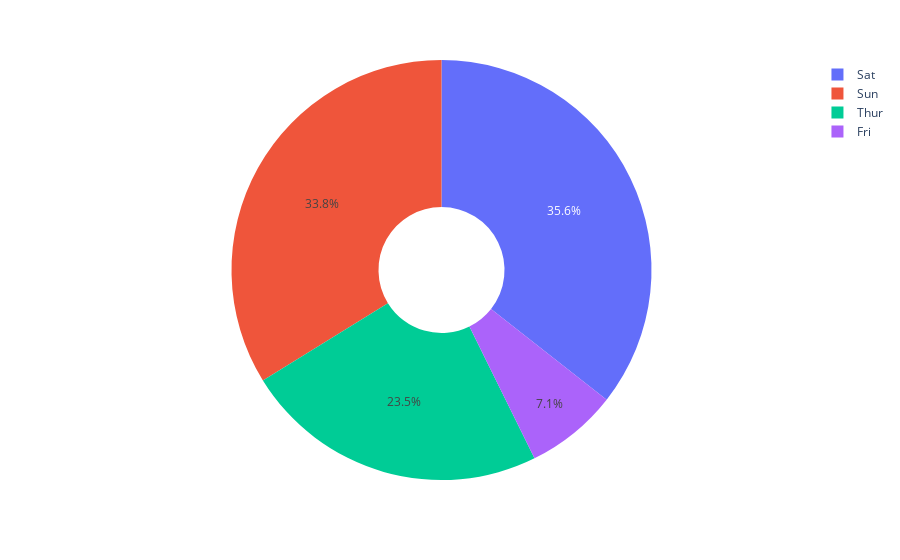

The notebook cell saved with this chart:
### Code cell
import plotly.express as px
# This dataframe has 244 lines, but 4 distinct values for `day`
df = px.data.tips()
fig = px.pie(df, 
             values='tip', 
             names='day',
             hole=.3)
fig.show()

### Figure 1 — Plotly figure (JSON) as saved in the notebook; plotly's stock layout.template omitted (floating-point values rounded to 4 significant figures; data arrays with more than 128 entries replaced by an {"elided": "..."} marker saying what was removed)
{"data": [{"domain": {"x": [0, 1], "y": [0, 1]}, "hole": 0.3, "hovertemplate": "day=%{label}<br>tip=%{value}<extra></extra>", "labels": {"elided": "244 str values"}, "legendgroup": "", "name": "", "showlegend": true, "type": "pie", "values": {"elided": "244 float values"}}], "layout": {"autosize": true, "legend": {"tracegroupgap": 0}, "margin": {"t": 60}}}
